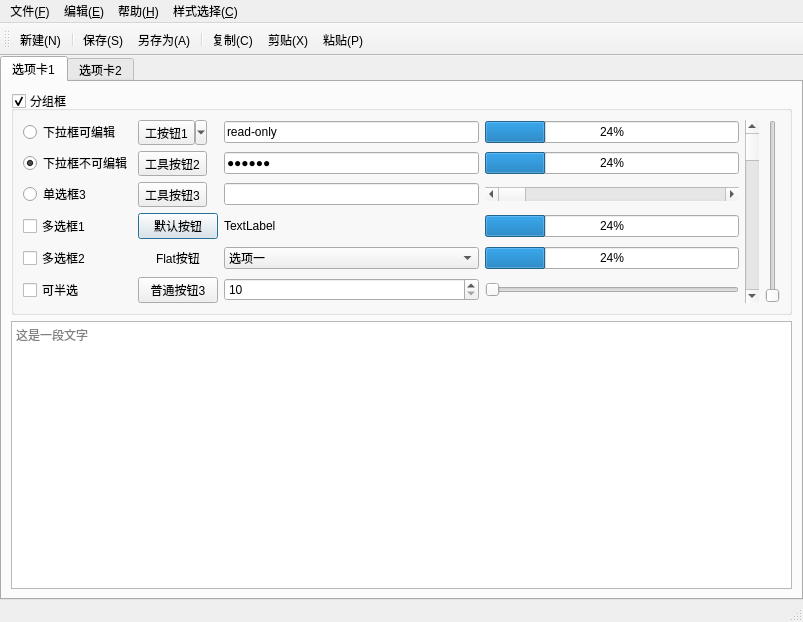
<?xml version="1.0" encoding="UTF-8"?>
<ui version="4.0">
 <class>MainWindow</class>
 <widget class="QMainWindow" name="MainWindow">
  <property name="geometry">
   <rect>
    <x>0</x>
    <y>0</y>
    <width>803</width>
    <height>622</height>
   </rect>
  </property>
  <property name="windowTitle">
   <string>MainWindow</string>
  </property>
  <widget class="QWidget" name="centralWidget">
   <layout class="QVBoxLayout" name="verticalLayout">
    <property name="spacing">
     <number>0</number>
    </property>
    <property name="leftMargin">
     <number>0</number>
    </property>
    <property name="topMargin">
     <number>0</number>
    </property>
    <property name="rightMargin">
     <number>0</number>
    </property>
    <property name="bottomMargin">
     <number>0</number>
    </property>
    <item>
     <widget class="QTabWidget" name="tabWidget">
      <property name="currentIndex">
       <number>0</number>
      </property>
      <widget class="QWidget" name="tab">
       <attribute name="title">
        <string>选项卡1</string>
       </attribute>
       <layout class="QVBoxLayout" name="verticalLayout_3">
        <item>
         <widget class="QGroupBox" name="groupBox">
          <property name="title">
           <string>分组框</string>
          </property>
          <property name="checkable">
           <bool>true</bool>
          </property>
          <property name="checked">
           <bool>true</bool>
          </property>
          <layout class="QVBoxLayout" name="verticalLayout_2">
           <item>
            <layout class="QGridLayout" name="gridLayout">
             <item row="4" column="3">
              <widget class="QComboBox" name="comboBox">
               <property name="editable">
                <bool>false</bool>
               </property>
               <item>
                <property name="text">
                 <string>选项一</string>
                </property>
               </item>
               <item>
                <property name="text">
                 <string>选项二</string>
                </property>
               </item>
               <item>
                <property name="text">
                 <string>选项三</string>
                </property>
               </item>
               <item>
                <property name="text">
                 <string>选项四</string>
                </property>
               </item>
              </widget>
             </item>
             <item row="3" column="1">
              <widget class="QPushButton" name="pushButton">
               <property name="text">
                <string>默认按钮</string>
               </property>
               <property name="default">
                <bool>true</bool>
               </property>
              </widget>
             </item>
             <item row="2" column="0">
              <widget class="QRadioButton" name="radioButton_3">
               <property name="text">
                <string>单选框3</string>
               </property>
              </widget>
             </item>
             <item row="1" column="4">
              <widget class="QProgressBar" name="progressBar_3">
               <property name="value">
                <number>24</number>
               </property>
              </widget>
             </item>
             <item row="0" column="3">
              <widget class="QLineEdit" name="lineEdit">
               <property name="text">
                <string>read-only</string>
               </property>
               <property name="readOnly">
                <bool>true</bool>
               </property>
              </widget>
             </item>
             <item row="5" column="3">
              <widget class="QSpinBox" name="spinBox">
               <property name="minimum">
                <number>10</number>
               </property>
              </widget>
             </item>
             <item row="5" column="4">
              <widget class="QSlider" name="horizontalSlider">
               <property name="orientation">
                <enum>Qt::Horizontal</enum>
               </property>
              </widget>
             </item>
             <item row="0" column="0">
              <widget class="QRadioButton" name="radioButton">
               <property name="text">
                <string>下拉框可编辑</string>
               </property>
              </widget>
             </item>
             <item row="3" column="3">
              <widget class="QLabel" name="label">
               <property name="text">
                <string>TextLabel</string>
               </property>
              </widget>
             </item>
             <item row="2" column="4">
              <widget class="QScrollBar" name="horizontalScrollBar">
               <property name="orientation">
                <enum>Qt::Horizontal</enum>
               </property>
              </widget>
             </item>
             <item row="2" column="3">
              <widget class="QLineEdit" name="lineEdit_3"/>
             </item>
             <item row="4" column="1">
              <widget class="QPushButton" name="pushButton_2">
               <property name="text">
                <string>Flat按钮</string>
               </property>
               <property name="flat">
                <bool>true</bool>
               </property>
              </widget>
             </item>
             <item row="5" column="1">
              <widget class="QPushButton" name="pushButton_3">
               <property name="text">
                <string>普通按钮3</string>
               </property>
              </widget>
             </item>
             <item row="0" column="1">
              <widget class="QToolButton" name="toolButton">
               <property name="text">
                <string>工按钮1</string>
               </property>
               <property name="popupMode">
                <enum>QToolButton::MenuButtonPopup</enum>
               </property>
              </widget>
             </item>
             <item row="0" column="5" rowspan="6">
              <widget class="QScrollBar" name="verticalScrollBar">
               <property name="orientation">
                <enum>Qt::Vertical</enum>
               </property>
              </widget>
             </item>
             <item row="1" column="3">
              <widget class="QLineEdit" name="lineEdit_2">
               <property name="text">
                <string>123456</string>
               </property>
               <property name="echoMode">
                <enum>QLineEdit::Password</enum>
               </property>
              </widget>
             </item>
             <item row="1" column="0">
              <widget class="QRadioButton" name="radioButton_2">
               <property name="text">
                <string>下拉框不可编辑</string>
               </property>
               <property name="checked">
                <bool>true</bool>
               </property>
              </widget>
             </item>
             <item row="3" column="0">
              <widget class="QCheckBox" name="checkBox">
               <property name="text">
                <string>多选框1</string>
               </property>
              </widget>
             </item>
             <item row="4" column="0">
              <widget class="QCheckBox" name="checkBox_2">
               <property name="text">
                <string>多选框2</string>
               </property>
              </widget>
             </item>
             <item row="3" column="4">
              <widget class="QProgressBar" name="progressBar_2">
               <property name="value">
                <number>24</number>
               </property>
              </widget>
             </item>
             <item row="2" column="1">
              <widget class="QToolButton" name="toolButton_3">
               <property name="text">
                <string>工具按钮3</string>
               </property>
              </widget>
             </item>
             <item row="5" column="0">
              <widget class="QCheckBox" name="checkBox_3">
               <property name="text">
                <string>可半选</string>
               </property>
               <property name="tristate">
                <bool>true</bool>
               </property>
              </widget>
             </item>
             <item row="1" column="1">
              <widget class="QToolButton" name="toolButton_2">
               <property name="text">
                <string>工具按钮2</string>
               </property>
              </widget>
             </item>
             <item row="0" column="4">
              <widget class="QProgressBar" name="progressBar_4">
               <property name="value">
                <number>24</number>
               </property>
              </widget>
             </item>
             <item row="4" column="4">
              <widget class="QProgressBar" name="progressBar">
               <property name="value">
                <number>24</number>
               </property>
              </widget>
             </item>
             <item row="0" column="6" rowspan="6">
              <widget class="QSlider" name="verticalSlider">
               <property name="orientation">
                <enum>Qt::Vertical</enum>
               </property>
              </widget>
             </item>
            </layout>
           </item>
          </layout>
         </widget>
        </item>
        <item>
         <widget class="QTextEdit" name="textEdit">
          <property name="placeholderText">
           <string>这是一段文字</string>
          </property>
         </widget>
        </item>
       </layout>
      </widget>
      <widget class="QWidget" name="tab_2">
       <attribute name="title">
        <string>选项卡2</string>
       </attribute>
       <layout class="QVBoxLayout" name="verticalLayout_4">
        <item>
         <layout class="QGridLayout" name="gridLayout_2">
          <item row="0" column="2">
           <widget class="QTreeView" name="treeView"/>
          </item>
          <item row="0" column="1">
           <widget class="QListWidget" name="listWidget">
            <item>
             <property name="text">
              <string>项目1</string>
             </property>
            </item>
            <item>
             <property name="text">
              <string>项目2</string>
             </property>
            </item>
            <item>
             <property name="text">
              <string>项目3</string>
             </property>
            </item>
            <item>
             <property name="text">
              <string>项目4</string>
             </property>
            </item>
            <item>
             <property name="text">
              <string>项目5</string>
             </property>
            </item>
            <item>
             <property name="text">
              <string>项目6</string>
             </property>
            </item>
           </widget>
          </item>
          <item row="0" column="0">
           <widget class="QToolBox" name="toolBox">
            <property name="currentIndex">
             <number>3</number>
            </property>
            <widget class="QWidget" name="page">
             <property name="geometry">
              <rect>
               <x>0</x>
               <y>0</y>
               <width>98</width>
               <height>28</height>
              </rect>
             </property>
             <attribute name="label">
              <string>工具集合1</string>
             </attribute>
            </widget>
            <widget class="QWidget" name="page_2">
             <property name="geometry">
              <rect>
               <x>0</x>
               <y>0</y>
               <width>98</width>
               <height>28</height>
              </rect>
             </property>
             <attribute name="label">
              <string>工具集合2</string>
             </attribute>
            </widget>
            <widget class="QWidget" name="page_3">
             <property name="geometry">
              <rect>
               <x>0</x>
               <y>0</y>
               <width>98</width>
               <height>28</height>
              </rect>
             </property>
             <attribute name="label">
              <string>工具集合3</string>
             </attribute>
            </widget>
            <widget class="QWidget" name="page_4">
             <property name="geometry">
              <rect>
               <x>0</x>
               <y>0</y>
               <width>98</width>
               <height>28</height>
              </rect>
             </property>
             <attribute name="label">
              <string>工具集合4</string>
             </attribute>
            </widget>
           </widget>
          </item>
          <item row="1" column="0" colspan="3">
           <widget class="QTableView" name="tableView"/>
          </item>
         </layout>
        </item>
       </layout>
      </widget>
     </widget>
    </item>
   </layout>
  </widget>
  <widget class="QMenuBar" name="menuBar">
   <property name="geometry">
    <rect>
     <x>0</x>
     <y>0</y>
     <width>803</width>
     <height>21</height>
    </rect>
   </property>
   <widget class="QMenu" name="menu">
    <property name="title">
     <string>文件(&amp;F)</string>
    </property>
    <addaction name="action_N"/>
    <addaction name="separator"/>
    <addaction name="action_S"/>
    <addaction name="action_A"/>
    <addaction name="separator"/>
    <addaction name="action_Q"/>
   </widget>
   <widget class="QMenu" name="menu_2">
    <property name="title">
     <string>编辑(&amp;E)</string>
    </property>
    <addaction name="action_C"/>
    <addaction name="action_X"/>
    <addaction name="action_P"/>
   </widget>
   <widget class="QMenu" name="menu_3">
    <property name="title">
     <string>帮助(&amp;H)</string>
    </property>
    <widget class="QMenu" name="menu_4">
     <property name="title">
      <string>项目协议知晓情况</string>
     </property>
     <addaction name="action"/>
     <addaction name="separator"/>
     <addaction name="action_4"/>
    </widget>
    <addaction name="action_A_2"/>
    <addaction name="separator"/>
    <addaction name="menu_4"/>
   </widget>
   <widget class="QMenu" name="menu_5">
    <property name="title">
     <string>样式选择(&amp;C)</string>
    </property>
    <addaction name="action_2"/>
    <addaction name="action_3"/>
    <addaction name="separator"/>
    <addaction name="actionQDarkStyleSheet_2"/>
   </widget>
   <addaction name="menu"/>
   <addaction name="menu_2"/>
   <addaction name="menu_3"/>
   <addaction name="menu_5"/>
  </widget>
  <widget class="QToolBar" name="toolBar">
   <property name="windowTitle">
    <string>toolBar</string>
   </property>
   <property name="toolButtonStyle">
    <enum>Qt::ToolButtonIconOnly</enum>
   </property>
   <attribute name="toolBarArea">
    <enum>TopToolBarArea</enum>
   </attribute>
   <attribute name="toolBarBreak">
    <bool>false</bool>
   </attribute>
   <addaction name="action_N"/>
   <addaction name="separator"/>
   <addaction name="action_S"/>
   <addaction name="action_A"/>
   <addaction name="separator"/>
   <addaction name="action_C"/>
   <addaction name="action_X"/>
   <addaction name="action_P"/>
  </widget>
  <widget class="QStatusBar" name="statusBar"/>
  <action name="action_N">
   <property name="icon">
    <iconset resource="imgRes.qrc">
     <normaloff>:/menu/images/new.png</normaloff>:/menu/images/new.png</iconset>
   </property>
   <property name="text">
    <string>新建(&amp;N)</string>
   </property>
   <property name="statusTip">
    <string>新建文件</string>
   </property>
   <property name="shortcut">
    <string>Ctrl+N</string>
   </property>
  </action>
  <action name="action_S">
   <property name="icon">
    <iconset resource="imgRes.qrc">
     <normaloff>:/menu/images/save.png</normaloff>:/menu/images/save.png</iconset>
   </property>
   <property name="text">
    <string>保存(&amp;S)</string>
   </property>
  </action>
  <action name="action_A">
   <property name="icon">
    <iconset resource="imgRes.qrc">
     <normaloff>:/menu/images/saveas.png</normaloff>:/menu/images/saveas.png</iconset>
   </property>
   <property name="text">
    <string>另存为(&amp;A)</string>
   </property>
  </action>
  <action name="action_Q">
   <property name="icon">
    <iconset resource="imgRes.qrc">
     <normaloff>:/menu/images/exit.png</normaloff>:/menu/images/exit.png</iconset>
   </property>
   <property name="text">
    <string>退出(&amp;Q)</string>
   </property>
  </action>
  <action name="action_C">
   <property name="icon">
    <iconset resource="imgRes.qrc">
     <normaloff>:/menu/images/copy.png</normaloff>:/menu/images/copy.png</iconset>
   </property>
   <property name="text">
    <string>复制(&amp;C)</string>
   </property>
  </action>
  <action name="action_X">
   <property name="icon">
    <iconset resource="imgRes.qrc">
     <normaloff>:/menu/images/cut.png</normaloff>:/menu/images/cut.png</iconset>
   </property>
   <property name="text">
    <string>剪贴(&amp;X)</string>
   </property>
  </action>
  <action name="action_P">
   <property name="icon">
    <iconset resource="imgRes.qrc">
     <normaloff>:/menu/images/paste.png</normaloff>:/menu/images/paste.png</iconset>
   </property>
   <property name="text">
    <string>粘贴(&amp;P)</string>
   </property>
  </action>
  <action name="action_A_2">
   <property name="text">
    <string>关于(&amp;A)</string>
   </property>
  </action>
  <action name="action">
   <property name="checkable">
    <bool>true</bool>
   </property>
   <property name="checked">
    <bool>true</bool>
   </property>
   <property name="text">
    <string>知晓项目协议一</string>
   </property>
  </action>
  <action name="action_4">
   <property name="checkable">
    <bool>true</bool>
   </property>
   <property name="text">
    <string>知晓项目协议二</string>
   </property>
  </action>
  <action name="action_2">
   <property name="checkable">
    <bool>false</bool>
   </property>
   <property name="checked">
    <bool>false</bool>
   </property>
   <property name="text">
    <string>默认样式</string>
   </property>
  </action>
  <action name="action_3">
   <property name="checkable">
    <bool>false</bool>
   </property>
   <property name="text">
    <string>自定义样式</string>
   </property>
  </action>
  <action name="actionQDarkStyleSheet">
   <property name="text">
    <string>QDarkStyleSheet</string>
   </property>
  </action>
  <action name="actiondark">
   <property name="text">
    <string>dark</string>
   </property>
  </action>
  <action name="actionlight">
   <property name="text">
    <string>light</string>
   </property>
  </action>
  <action name="actionQDarkStyleSheet_2">
   <property name="text">
    <string>QDarkStyleSheet</string>
   </property>
  </action>
 </widget>
 <resources>
  <include location="imgRes.qrc"/>
 </resources>
 <connections/>
</ui>
